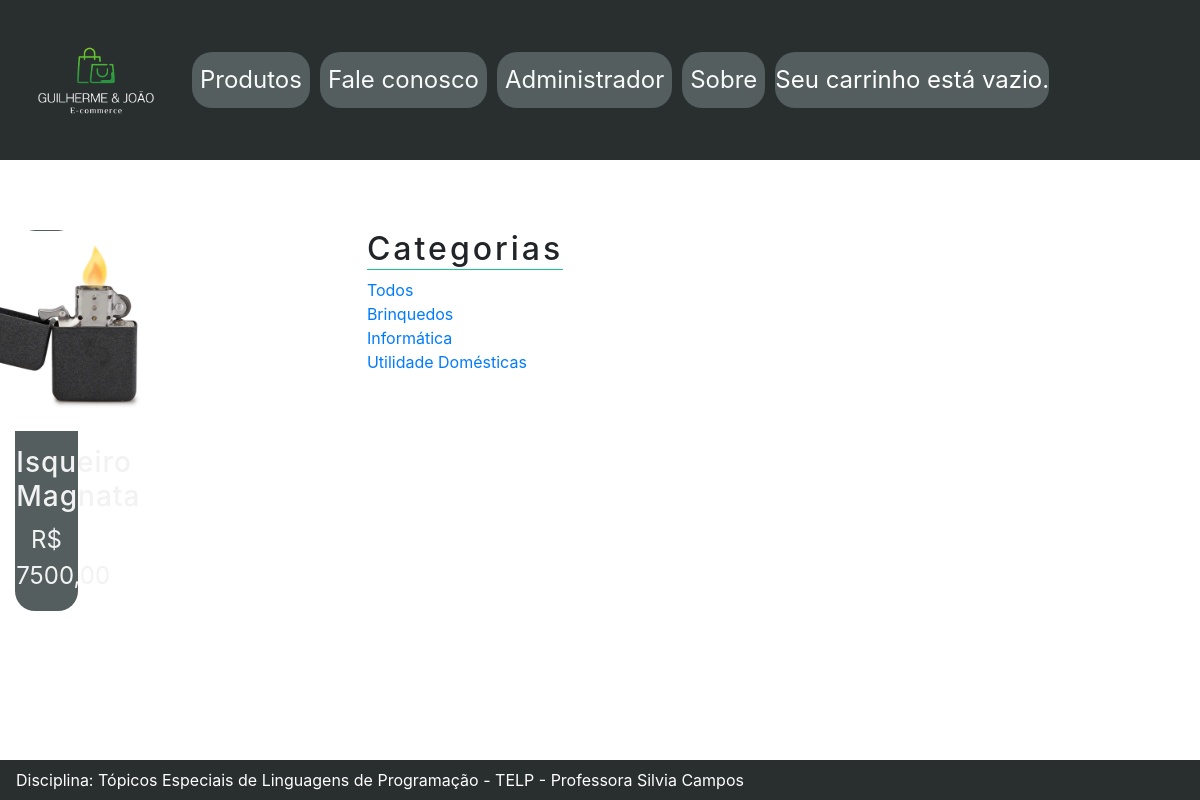
Before: /produtos/brinquedos/ with the older database file.
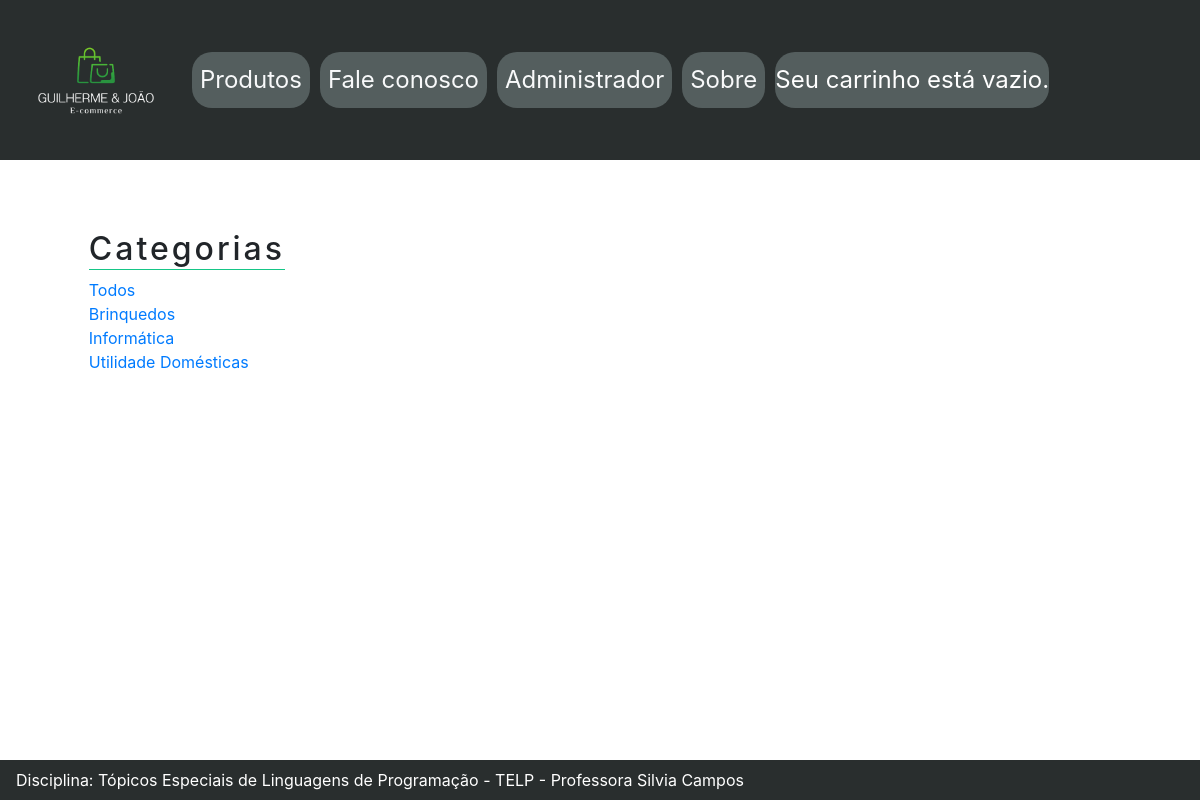
After: the same page with the newer database file.
### main/models.py (models this page shows, shortened)
class Produto(models.Model):
    categoria = models.ForeignKey(Categoria,related_name='produtos', on_delete=models.CASCADE)
    nome = models.CharField(max_length=100, db_index=True)
    slug = models.SlugField(max_length=100, db_index=True)
    descricao = models.TextField(blank=True)
    preco = models.DecimalField(max_digits=10, decimal_places=2)
    disponivel = models.BooleanField(default=True)
    estoque = models.PositiveIntegerField()
    data_criacao = models.DateTimeField(auto_now_add=True)
    data_ultima_atualizacao = models.DateTimeField(auto_now=True)
    imagem = models.ImageField(upload_to='produtos/%Y/%m/%d', blank=True)
    class Meta:
        ordering = ('nome',)
        index_together = (('id', 'slug'),)
    def __str__(self):
        return self.nome
    def get_absolute_url(self):
        print(self)
        return reverse('detalhes_produto', args=[self.id ,self.slug])

class Categoria(models.Model):
    nome = models.CharField(max_length=150, db_index=True)
    slug = models.SlugField(max_length=150, unique=True, db_index=True)
    data_criacao = models.DateTimeField(auto_now_add=True)
    data_ultima_atualizacao = models.DateTimeField(auto_now=True)
    class Meta:
        ordering = ('nome',)
        verbose_name = 'categoria'
        verbose_name_plural = 'categorias'
    def get_absolute_url(self):
        return reverse('listar_produtos_por_categoria',args=[self.slug])

### main/views.py (the view)
# urls.py: path('produtos/', views.listar_produtos, name='listar_produtos'),
def listar_produtos(request, slug_categoria=None):
    categoria = None
    lista_categorias = Categoria.objects.all()
    lista_produtos = Produto.objects.filter(disponivel=True)
    if slug_categoria:
        categoria = get_object_or_404(Categoria,slug=slug_categoria)
        lista_produtos=Produto.objects.filter(categoria=categoria)
    contexto = {
        'categoria': categoria,
        'lista_categorias': lista_categorias,
        'lista_produtos': lista_produtos,
    }
    return render(request, 'produto/listar.html', contexto)

### templates/produto/listar.html (shortened to what this page needs)
{% extends 'base.html' %}
{% load static %}
{% block conteudo %}
<div class="container-fluid">
    <div class="row" style="margin-top: 6%;">
        <div>
            <div>
                <div style=" flex-wrap: wrap; display: flex;">
                    {% for produto in lista_produtos %}
                    <div class="col-md-4">
                        <div class="thumbnail"
                            style="background-color: #545E5E; padding: 2%; border-radius: 20px; margin-bottom: 20px;">
                            <a style="
                                display: flex;
                                justify-content: center;
                                align-items: center; margin-bottom: 15px;" href="{{ produto.get_absolute_url }}">
                                <img src="
                                {% if produto.imagem %}
                                {{ produto.imagem.url }}
                                {% else %}
                                {% static 'img/default.jpg' %}
                                {% endif %}" alt="Imagem de {{ produto.nome }}"
                                    style="height: 200px; width: auto; border-radius: 10px;">
                            </a>
                            <div class="caption">
                                <h3 class="text-center">
                                    <a href="{{ produto.get_absolute_url }}"
                                        style="color: #F2F2F2; text-decoration: none; font-weight:500; letter-spacing: 1px;">
                                        {{ produto.nome }}
                                    </a>
                                </h3>
                                <p class="text-center" style="color: #F2F2F2; font-size: 1.5rem;">
                                    R$ {{ produto.preco }}
                                </p>
                            </div>
                        </div>
                    </div>
                    {% endfor %}
                </div>
            </div>
        </div>
        <div class="col-sm-3 col-sm-offset-1 loja-sidebar" style=" display: flex; justify-content: flex-end;;">
            <div class="sidebar-module">
                <h4 style="border-bottom: 1px solid #16C687; font-size: 2rem; letter-spacing: 3px;
                ">Categorias</h4>
                <ol class="list-unstyled">
                    <li {% if not categoria %} class="active" {% endif %}>
                        <a href="{% url 'listar_produtos' %}">
                            Todos</a>
                    </li>
                    {% for c in lista_categorias %}
                    <li {% if categoria.slug == c.slug %} class="active" {% endif %}>
                        <a href="{{ c.get_absolute_url }}">
                            {{ c.nome }}
                        </a>
                    </li>
                    {% endfor %}
                </ol>
            </div>
        </div>
    </div>
</div>
{% endblock %}

### templates/base.html (shortened to what this page needs)
{% load static %}
<html>
<head>
    <link rel="stylesheet" href="{% static 'css/bootstrap.min.css' %}">
</head>
<body>
    {% include 'snippets/barra_navegacao.html' %}
    {% block conteudo %}
    {% endblock conteudo %}
    {% include 'snippets/rodape.html' %}
</body>
</html>

### templates/snippets/barra_navegacao.html (shortened to what this page needs)
{% load static %}
<nav class="navbar navbar-expand-lg navbar-light" style="background-color: #292E2E; height: 20vh;">
  <div class="collapse navbar-collapse" id="navbarSupportedContent">
    <ul class="navbar-nav mr-auto" style="display: flex;
    justify-content: flex-start; align-items: center;">
      <li class="nav-item" style="height: 100%; display: flex;
      align-items: center;">
        <a class="navbar-brand text-light" href="/">
          <img src="{% static 'img/GJ_Ecommerce_Dark.png' %} " alt="Ecommerce" style="height: 20vh;" />
        </a>
      </li>
      <li class="nav-item" style="
        display: flex;
        align-items: center;
        height: 7vh;
        border-radius: 20px;
        background-color: #545E5E;
        margin-right: 10px;">
        <a class="nav-link text-light" href="/produtos/" style="font-size: 1.5rem;">
          Produtos
        </a>
      </li>
      <li class="nav-item" style="
        display: flex;
        align-items: center;
        height: 7vh;
        border-radius: 20px;
        background-color: #545E5E;
        margin-right: 10px;">
        <a class="nav-link text-light" href="/fale-conosco/" style="font-size: 1.5rem;">
          Fale conosco
        </a>
      </li>
      <li class="nav-item" style="
        display: flex;
        align-items: center;
        height: 7vh;
        border-radius: 20px;
        background-color: #545E5E;
        margin-right: 10px;">
        <a class="nav-link text-light" href="/admin/main/" style="font-size: 1.5rem;">
          Administrador
        </a>
      </li>
      <li class="nav-item" style="
        display: flex;
        align-items: center;
        height: 7vh;
        border-radius: 20px;
        background-color: #545E5E;
        margin-right: 10px;">
        <a class="nav-link text-light" href="/sobre/" style="font-size: 1.5rem;">
          Sobre
        </a>
      </li>
      <li class="nav-item" style="
        display: flex;
        align-items: center;
        height: 7vh;
        border-radius: 20px;
        background-color: #545E5E; color: white; margin-right: 10px; font-size: 1.5rem;">
        {% with quantidade_itens=carrinho|length %}
        {% if carrinho|length > 0 %}
        Seu carrinho de compras:
        <a class="nav-link text-light" href="{% url 'detalhes_carrinho' %}" style="font-size: 1.5rem;">
          {{ quantidade_itens }}
          produto{{ quantidade_itens|pluralize }} -
          R${{ carrinho.get_total_geral }}
        </a>
        {% else %}
        Seu carrinho está vazio.
        {% endif %}
        {% endwith %}
      </li>
    </ul>
  </div>
</nav>

### templates/snippets/rodape.html
<div class="navbar fixed-bottom " style="background-color: #292E2E; color: white">
  Disciplina: Tópicos Especiais de Linguagens de Programação - TELP - Professora Silvia Campos
</div>

Changed rows visible on the page:
no longer on this page (row edited): Produto: imagem (picture), nome "Isqueiro Magnata", preco "7500,00"
